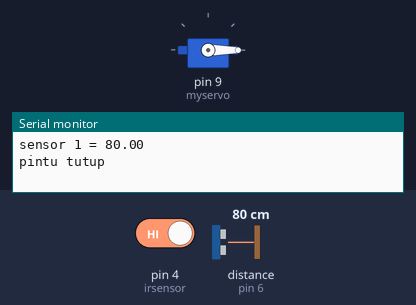
Simulated run of this sketch. Board: Arduino Uno, built with avr-gcc and run on an emulated ATmega328P. Shown: servo, the last lines printed to the serial monitor. Inputs (shaded band) come from the test bench; at power-on: pin 4 (irsensor) HIGH, distance to the obstacle (sensor on pin 6) 80 cm. The echo pulse lasts 58.3 µs per cm; WiFi joins after 1.5 s; servers stay silent unless stated.

Above: at 3.0 s.
3.1 s: pin 4 (irsensor) driven LOW
At 5.0 s:
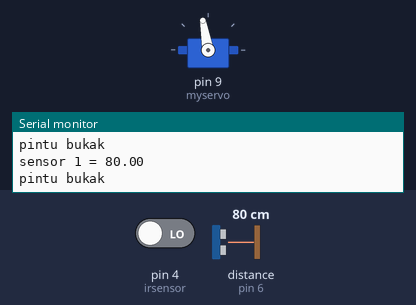
5.3 s: pin 4 (irsensor) driven HIGH
At 6.7 s:
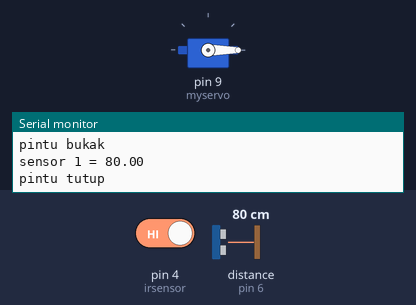
Timing chart, 0 to 8.3 s (numbered marks = the images above; inputs shaded):
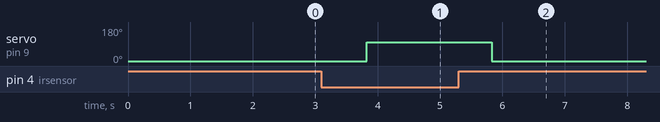

The sketch:

blynk_test_project_puo.ino
```cpp
#define BLYNK_TEMPLATE_ID "TMPLgihD0BWQ"
#define BLYNK_DEVICE_NAME "TEST ULTRASONIC"
#define BLYNK_AUTH_TOKEN "qDgRws8jt0MGBRkSBWNJunAaje6kcyQq"

#include <HCSR04.h>
#include <Servo.h>

Servo myservo;

int irsensor = 4; // irsensor

int valueirsensor = 0;

int totallevel = 22;

int valuelevel = 0;

int valueultrasonic = 0;

int state = 0;

HCSR04 hc(5,6); // (trig, echo)

#define BLYNK_PRINT Serial

#include <ESP8266_Lib.h>
#include <BlynkSimpleShieldEsp8266.h>

char auth[] = BLYNK_AUTH_TOKEN;

// Your WiFi credentials.
// Set password to "" for open networks.
char ssid[] = "YourNetworkName";
char pass[] = "YourPassword";

// Hardware Serial on Mega, Leonardo, Micro...
//#define EspSerial Serial1

// or Software Serial on Uno, Nano...
#include <SoftwareSerial.h>
SoftwareSerial EspSerial(2, 3); // RX, TX

// Your ESP8266 baud rate:
#define ESP8266_BAUD 9600

ESP8266 wifi(&EspSerial);

BlynkTimer timer;

void myTimerEvent()
{
  valueirsensor = digitalRead(irsensor);

  Serial.print("sensor 1 = "); // untuk bukak pintu
  Serial.println(hc.dist());

  if (valueirsensor == LOW){
    Serial.println ("pintu bukak");
    myservo.write(100);
    }
  else {
    Serial.println("pintu tutup");
    myservo.write(0);
    }

  valueultrasonic = hc.dist();

  valuelevel = totallevel - valueultrasonic;

  valuelevel = map(valuelevel, 0, 22, 0, 100);

  if (valuelevel >= 90 && state == 0){
    Blynk.logEvent("level_sampah", "sampah penuh buang skrg");
    state = 1;
    }

  if (valuelevel <= 90 && state == 1){
    state = 0;
    }

  Blynk.virtualWrite(V1, valuelevel);
}

void setup()
{
  // Debug console
  Serial.begin(9600);
  pinMode(irsensor, INPUT);
  myservo.attach(9);
  myservo.write(0);
  delay(10);

  // Set ESP8266 baud rate
  EspSerial.begin(ESP8266_BAUD);
  delay(10);

  Blynk.begin(auth, wifi, ssid, pass);

  timer.setInterval(1000L, myTimerEvent);
}

void loop()
{
  Blynk.run();
  timer.run();
}
```

Measured:
- after the input at 3.1 s, servo on pin 9 (myservo): 0° → 100° after 0.73 s
- after the input at 5.3 s, servo on pin 9 (myservo): 100° → 0° after 0.53 s
